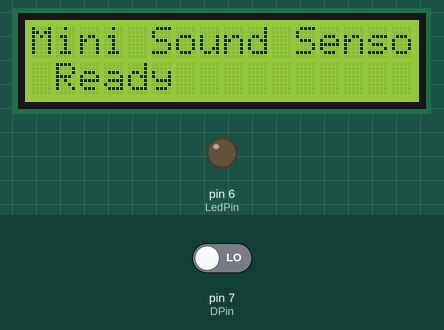
Recording of a sketch running on a simulated Arduino Mega 2560, built with avr-gcc and run on an emulated ATmega2560. Parts: 16×2 character LCD, output pins drawn as LEDs (lit = HIGH). The inputs (shaded band) are chosen by the test bench; at power-on: pin 7 (DPin) LOW. What the sketch prints to the serial monitor is not drawn.

Above: at 1.2 s.
1.3 s: pin 7 (DPin) driven HIGH
At 2.5 s:
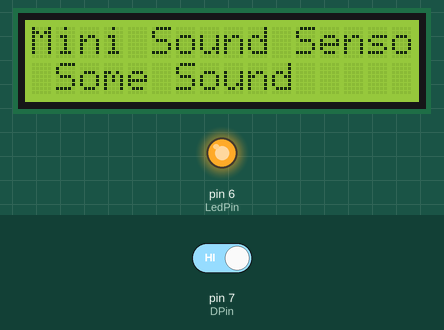
2.8 s: pin 7 (DPin) driven LOW
At 4.3 s:
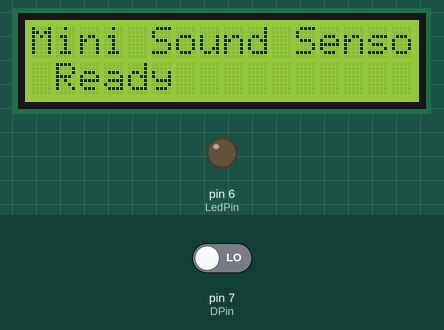
Timing chart, 0 to 5.8 s (numbered marks = the images above; inputs shaded):
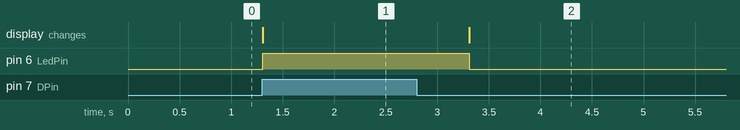

Measured:
- after the input at 1.3 s, pin 6 (LedPin): LOW → HIGH at once; the display: changes at once (image 1)
- after the input at 2.8 s, pin 6 (LedPin): HIGH → LOW after 0.51 s; the display: changes after 0.51 s (image 2)

The sketch:

mini_sound_sensor.ino
```cpp
#include <LiquidCrystal.h>
#define DPin 7
#define LedPin 6


 LiquidCrystal lcd(8, 9, 10, 45, 43, 41,39,37,35,33,31);

   int val = 0 ;
  int oldval =-1  ;
void setup()
{
pinMode(LedPin,OUTPUT);//設置數位IO腳模式，OUTPUT為Output
 pinMode(DPin,INPUT);//定義digital為輸入介面
 //pinMode(APin,INPUT);//定義為類比輸入介面


  Serial.begin(9600);//設定串列傳輸速率為9600 }

 // set up the LCD's number of columns and rows:
  lcd.begin(16, 2);
  // Print a message to the LCD.
  lcd.print("Mini Sound Sensor");
}
void loop() {

  // set the cursor to column 0, line 1
  // (note: line 1 is the second row, since counting begins with 0):


   val=digitalRead(DPin);
    Serial.print(oldval);
    Serial.print("/");
    Serial.print(val);
    Serial.print("\n");

    if (val ==1)
    {
          if (val != oldval)
            {
                lcd.setCursor(1, 1);
                  lcd.print("              ") ;
                 lcd.setCursor(1, 1);
                lcd.print("Some Sound");
                 digitalWrite(LedPin,HIGH)  ;
                   delay(2000);
                  oldval= val ;
            }
    }
    else
    {
          if (val != oldval)
            {
                lcd.setCursor(1, 1);
                lcd.print("                ") ;
               lcd.setCursor(1, 1);
              lcd.print("Ready");
               digitalWrite(LedPin,LOW)  ;
                oldval= val ;
            }
      }


}
```
